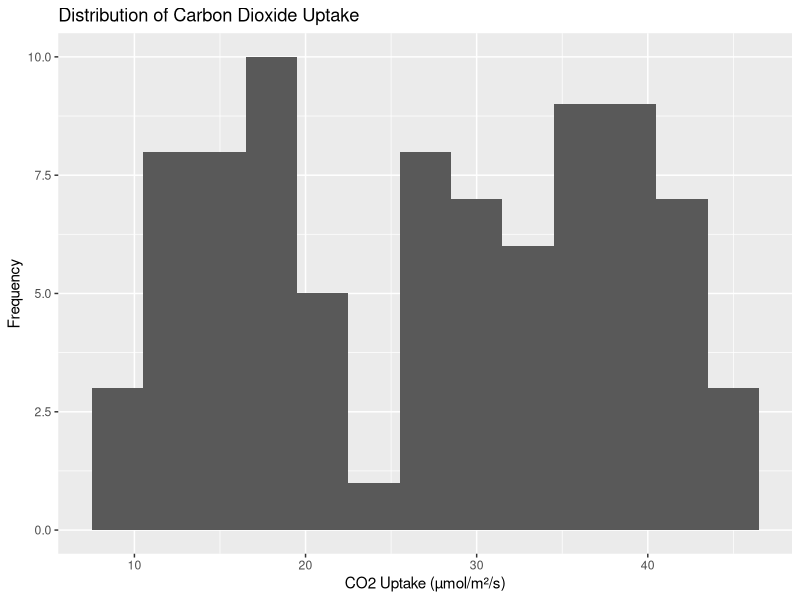
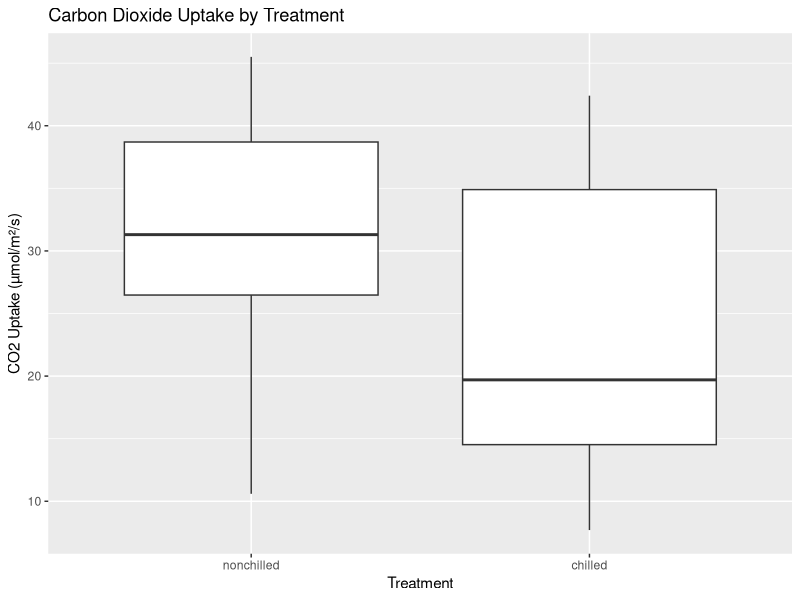

Reproduce these figures in R, in order.
## ---- chunk 1
library(dplyr)

# Mean and median for the entire dataset
CO2 %>%
  summarise(
    Mean = mean(uptake),
    Median = median(uptake)
  )

# Mean and median by treatment
CO2 %>%
  group_by(Treatment) %>%
  summarise(
    Mean = mean(uptake),
    Median = median(uptake)
  )
## ---- chunk 2
CO2 %>%
  group_by(Treatment) %>%
  summarise(
    Minimum = min(uptake),
    Maximum = max(uptake),
    Range = max(uptake) - min(uptake),
    Variance = var(uptake),
    SD = sd(uptake),
    IQR = IQR(uptake)
  )
## ---- chunk 3
# Create a frequency table
treatment_freq <- table(CO2$Treatment)
treatment_freq

# Calculate relative frequency
prop.table(treatment_freq)

# Calculate percentage
prop.table(treatment_freq) * 100

# Combine counts and percentages
CO2 %>%
  count(Treatment, name = "Frequency") %>%
  mutate(
    Percentage = round(Frequency / sum(Frequency) * 100, 2)
  )
## ---- chunk 4

library(e1071)

# Calculate skewness and kurtosis
CO2 %>%
  summarise(
    Skewness = skewness(uptake),
    Kurtosis = kurtosis(uptake)
  )
## ---- chunk 5
library(ggplot2)

ggplot(CO2, aes(x = uptake)) +
  geom_histogram(binwidth = 3) +
  labs(
    title = "Distribution of Carbon Dioxide Uptake",
    x = "CO2 Uptake (µmol/m²/s)",
    y = "Frequency"
  )
## ---- chunk 6

ggplot(CO2, aes(x = Treatment, y = uptake)) +
  geom_boxplot() +
  labs(
    title = "Carbon Dioxide Uptake by Treatment",
    x = "Treatment",
    y = "CO2 Uptake (µmol/m²/s)"
  )
